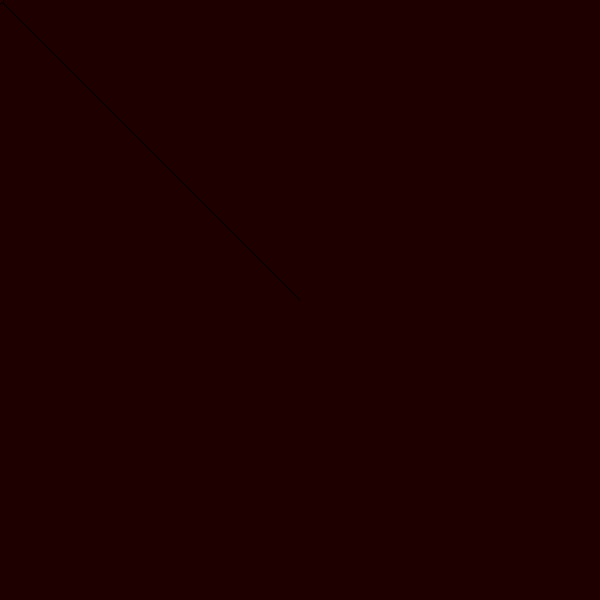
Frame 1 (no input)
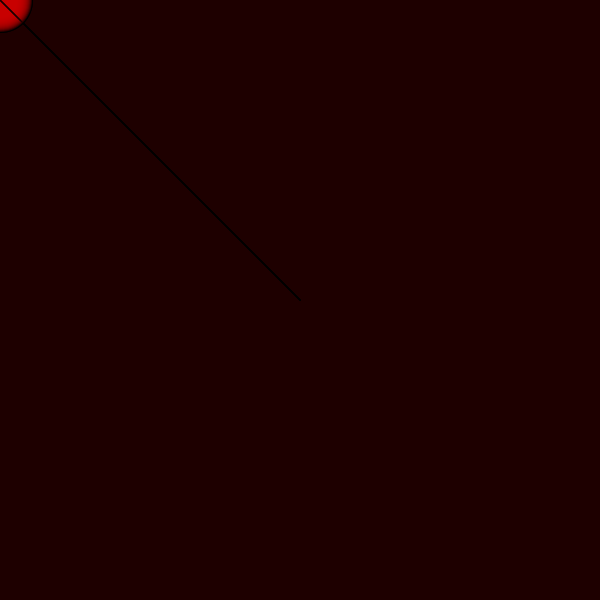
Frame 60 (the mouse pressed at the canvas centre just before this capture)
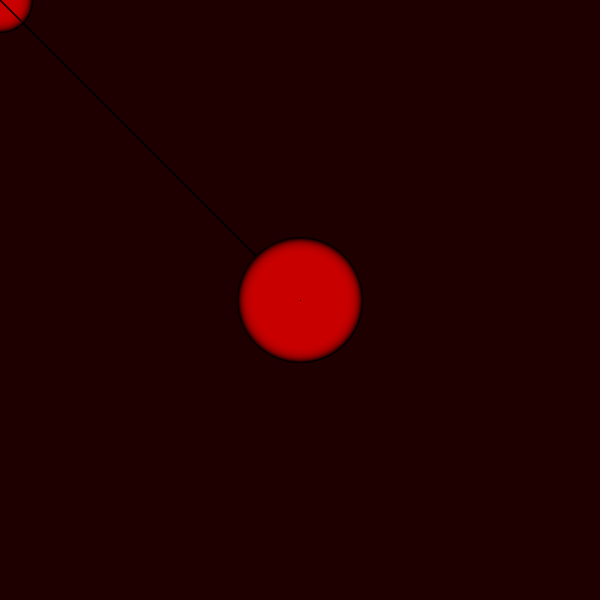
Frame 120 (the mouse held since frame 60 and released just before this capture)

The Processing sketch that drew these frames (run headless with seeded random() and noise(); from frame 60 on, the mouse is pressed at the canvas centre):

// Processing sketch: processing_14781
// ── processing_14781.pde

int maVariable;
void setup () {
maVariable=5;
size (600,600);
  background (30,0,0);
}
  
  void draw () { {
    maVariable=maVariable+1;
line (mouseX,mouseY,300,300);
fill(200,0,0,30);
ellipse (mouseX,mouseY,maVariable,maVariable);
  }
}

void mouseClicked () {
 maVariable=255;
 maVariable=0;
}


                
                
